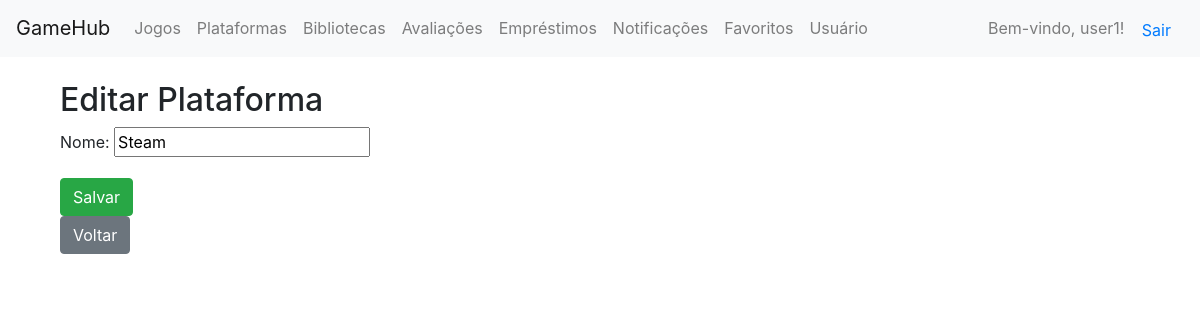
Screenshot of /api/plataformas/1/editar/ (signed in) with the database file from the repository.
### core/models.py (models this page shows, shortened)
class Usuario(AbstractUser):
    data_nascimento = models.DateField(null=True, blank=True)

class Plataforma(models.Model):
    nome = models.CharField(max_length=50)

### core/views.py (the view)
# urls.py: path('plataformas/<int:pk>/editar/', views.plataforma_update, name='plataforma_update'),
def plataforma_update(request, pk):
    plataforma = Plataforma.objects.get(pk=pk)
    if request.method == 'POST':
        form = PlataformaForm(request.POST, instance=plataforma)
        if form.is_valid():
            form.save()
            return redirect('plataforma_list')
    else:
        form = PlataformaForm(instance=plataforma)
    return render(request, 'plataformas/plataforma_form.html', {'form': form})

### core/forms.py
class PlataformaForm(forms.ModelForm):
    class Meta:
        model = Plataforma
        fields = ['nome']

### core/templates/plataformas/plataforma_form.html (shortened to what this page needs)
{% extends 'base.html' %}
{% block content %}
<div class="container mt-4">
    <h2>{{ form.instance.pk|yesno:"Editar Plataforma,Nova Plataforma" }}</h2>
    <form method="post">
        <div class="form-group">
            {{ form.as_p }}
        </div>
        <button type="submit" class="btn btn-success">Salvar</button>
    </form>
    <a href="{% url 'plataforma_list' %}" class="btn btn-secondary">Voltar</a>
</div>
{% endblock %}

### core/templates/base.html (shortened to what this page needs)
<!DOCTYPE html>
<html lang="pt-br">
<head>
    <link rel="stylesheet" href="https://stackpath.bootstrapcdn.com/bootstrap/4.5.2/css/bootstrap.min.css">
</head>
<body>
    <header>
        <nav class="navbar navbar-expand-lg navbar-light bg-light">
            <a class="navbar-brand" href="{% url 'home' %}">GameHub</a>
            <div class="collapse navbar-collapse">
                <ul class="navbar-nav">
                    <li class="nav-item"><a class="nav-link" href="{% url 'jogo_list' %}">Jogos</a></li>
                    <li class="nav-item"><a class="nav-link" href="{% url 'plataforma_list' %}">Plataformas</a></li>
                    <li class="nav-item"><a class="nav-link" href="{% url 'biblioteca_list' %}">Bibliotecas</a></li>
                    <li class="nav-item"><a class="nav-link" href="{% url 'avaliacao_list' %}">Avaliações</a></li>
                    <li class="nav-item"><a class="nav-link" href="{% url 'emprestimo_list' %}">Empréstimos</a></li>
                    <li class="nav-item"><a class="nav-link" href="{% url 'notificacao_list' %}">Notificações</a></li>
                    <li class="nav-item"><a class="nav-link" href="{% url 'favorito_list' %}">Favoritos</a></li>
                    <li class="nav-item"><a class="nav-link" href="{% url 'usuario_list' %}">Usuário</a></li>
                </ul>
                <div class="ml-auto">
                    {% if user.is_authenticated %}
                        <span class="navbar-text">Bem-vindo, {{ user.username }}!</span>
                        <form action="{% url 'logout' %}" method="post" style="display:inline;">
                            <button type="submit" class="btn btn-link">Sair</button>
                        </form>
                    {% else %}
                        <a class="btn btn-primary" href="{% url 'login' %}">Login</a>
                        <a class="btn btn-secondary" href="{% url 'register' %}">Registrar</a>
                    {% endif %}
                </div>
            </div>
        </nav>
    </header>
    <main class="container mt-4">
        {% block content %}{% endblock %}
    </main>
</body>
</html>

### rows the page displays
Usuario: username "user1"
Plataforma: instance.pk "Editar Plataforma", nome "Steam"
